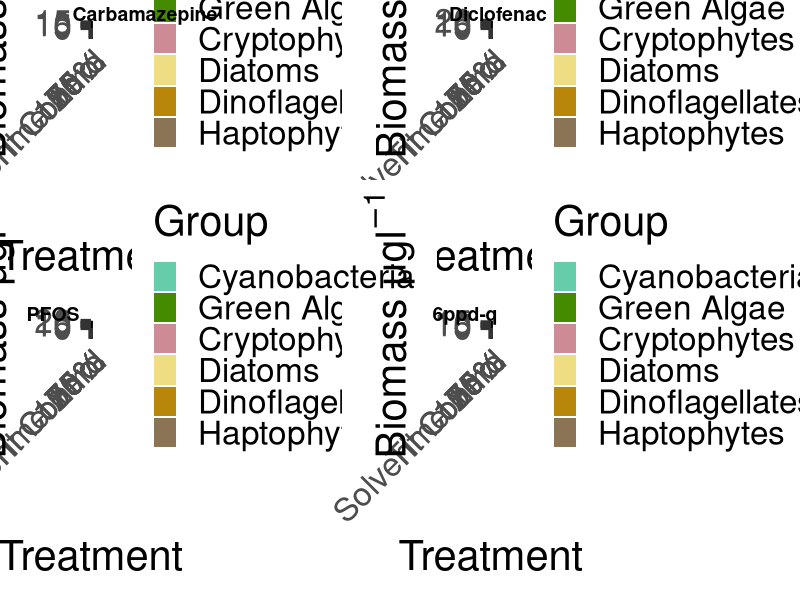
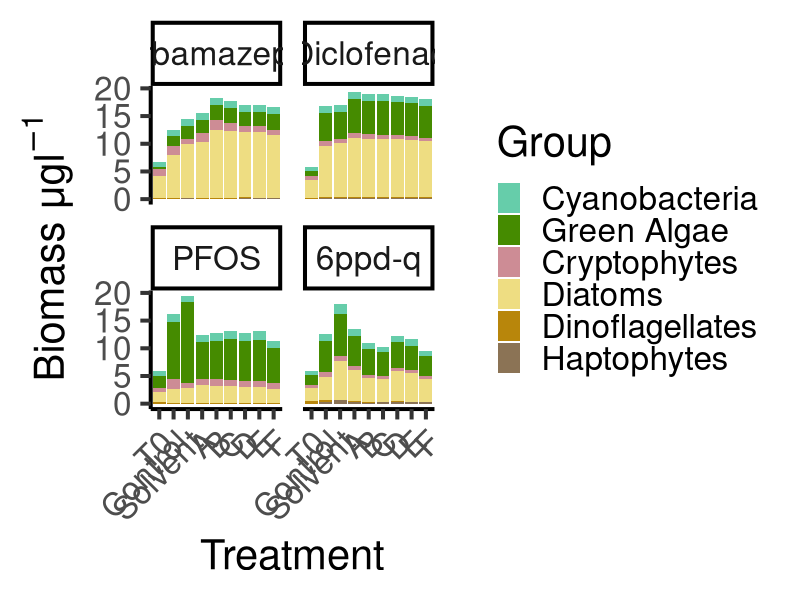

These figures' R source, in order:
# This is from sometime in 2024, with data before outliers were removed
# it creates plots that show biomass

library(tidyverse)
library(ggpubr)
library(rstatix)
library(readxl)
library(car)


#################################### import data:

chemtax = read_excel("2024_Bioassay_pigment_data.xlsx", sheet = 4)

glimpse(chemtax)

######################################### Relabel and Reorder

chemtax$Group <- factor(chemtax$Group,
                           levels = c("ALLChla", "Cyanobacteria", "GreenAlgae", "Cryptophytes", "Diatoms", "Dinoflagellates", "Haptophytes"),
                           labels = c("Total Chl a", "Cyanobacteria", "Green Algae", "Cryptophytes", "Diatoms", "Dinoflagellates", "Haptophytes"))

group_colors = c("Cyanobacteria" = "aquamarine3", "Cryptophytes" = "lightpink3", "Diatoms" = "lightgoldenrod", "Dinoflagellates" = "darkgoldenrod", "Green Algae" = "chartreuse4", "Haptophytes" = "burlywood4")

################################# Biomass Bioassay Plots

carbamazepine = ggplot(chemtax, aes(fill = Group, y = Carbamazepine, x = fct_relevel(Treatment, "T0" , "Control", "Solvent", "A", "B", "C", "D", "E", "F"))) +
  geom_bar(position = "stack", stat = "identity") +
  scale_fill_manual(values = group_colors) +
  ylab(expression(paste("Biomass \u03BCg", l^-1))) + 
  xlab("Treatment") + 
  labs(fill = 'Group') +
  scale_x_discrete(labels = c("T0" = "Time Zero", "Control" = "Control", "Solvent" = "Solvent Control", "A" = "10%", "B" = "25%", "C" = "50%", "D" = "75%", "E" = "100%", "F" = "125%")) +
  theme_classic(base_size = 30) +
  theme(axis.text.x = element_text(angle = 45, vjust = 1, hjust=1))

Diclofenac = ggplot(chemtax, aes(fill = Group, y = Diclofenac, x = fct_relevel(Treatment, "T0" , "Control", "Solvent", "A", "B", "C", "D", "E", "F"))) +
  geom_bar(position = "stack", stat = "identity") +
  scale_fill_manual(values = group_colors) +
  ylab(expression(paste("Biomass \u03BCg", l^-1))) + 
  xlab("Treatment") + 
  labs(fill = 'Group') +
  scale_x_discrete(labels = c("T0" = "Time Zero", "Control" = "Control", "Solvent" = "Solvent Control", "A" = "10%", "B" = "25%", "C" = "50%", "D" = "75%", "E" = "100%", "F" = "125%")) +
  theme_classic(base_size = 30) +
  theme(axis.text.x = element_text(angle = 45, vjust = 1, hjust=1))

PFOS = ggplot(chemtax, aes(fill = Group, y = PFOS, x = fct_relevel(Treatment, "T0" , "Control", "Solvent", "A", "B", "C", "D", "E", "F"))) +
  geom_bar(position = "stack", stat = "identity") +
  scale_fill_manual(values = group_colors) +
  ylab(expression(paste("Biomass \u03BCg", l^-1))) + 
  xlab("Treatment") + 
  labs(fill = 'Group') +
  scale_x_discrete(labels = c("T0" = "Time Zero", "Control" = "Control", "Solvent" = "Solvent Control", "A" = "10%", "B" = "25%", "C" = "50%", "D" = "75%", "E" = "100%", "F" = "125%")) +
  theme_classic(base_size = 30) +
  theme(axis.text.x = element_text(angle = 45, vjust = 1, hjust=1))

Quinone = ggplot(chemtax, aes(fill = Group, y = Quinone, x = fct_relevel(Treatment, "T0" , "Control", "Solvent", "A", "B", "C", "D", "E", "F"))) +
  geom_bar(position = "stack", stat = "identity") +
  scale_fill_manual(values = group_colors) +
  ylab(expression(paste("Biomass \u03BCg", l^-1))) + 
  xlab("Treatment") + 
  labs(fill = 'Group') +
  scale_x_discrete(labels = c("T0" = "Time Zero", "Control" = "Control", "Solvent" = "Solvent Control", "A" = "10%", "B" = "25%", "C" = "50%", "D" = "75%", "E" = "100%", "F" = "125%")) +
  theme_classic(base_size = 30) +
  theme(axis.text.x = element_text(angle = 45, vjust = 1, hjust=1))


#all plots together

all = ggarrange(carbamazepine, Diclofenac, PFOS, Quinone, 
          labels = c("Carbamazepine", "Diclofenac", "PFOS", "6ppd-q"),
          ncol = 2, nrow = 2)
ggsave(all, filename = "allbioassaycommunities.png",
       device = "png", height = 12, width = 17)





chemtax_long <- chemtax %>%
  pivot_longer(cols = c(Carbamazepine, Diclofenac, PFOS, Quinone), 
               names_to = "Substance", 
               values_to = "Value")
substance_labels <- c(
  "Carbamazepine" = "Carbamazepine",
  "Diclofenac" = "Diclofenac",
  "PFOS" = "PFOS",
  "Quinone" = "6ppd-q"
)

chemtax_biomass = ggplot(chemtax_long, aes(x = fct_relevel(Treatment, "T0" , "Control", "Solvent", "A", "B", "C", "D", "E", "F"), y = Value, fill = Group)) +
  geom_bar(stat = "identity", position = "stack") +
  scale_fill_manual(values = group_colors) +
  facet_wrap(~ Substance, labeller = labeller(Substance = substance_labels)) +
  theme_classic(base_size = 30) +
  ylab(expression(paste("Biomass \u03BCg", l^-1))) + 
  xlab("Treatment") + 
  theme(axis.text.x = element_text(angle = 45, hjust = 1))

ggsave(chemtax_biomass, filename = "chemtax_biomass.png",
       device = "png", height = 12, width = 17)
